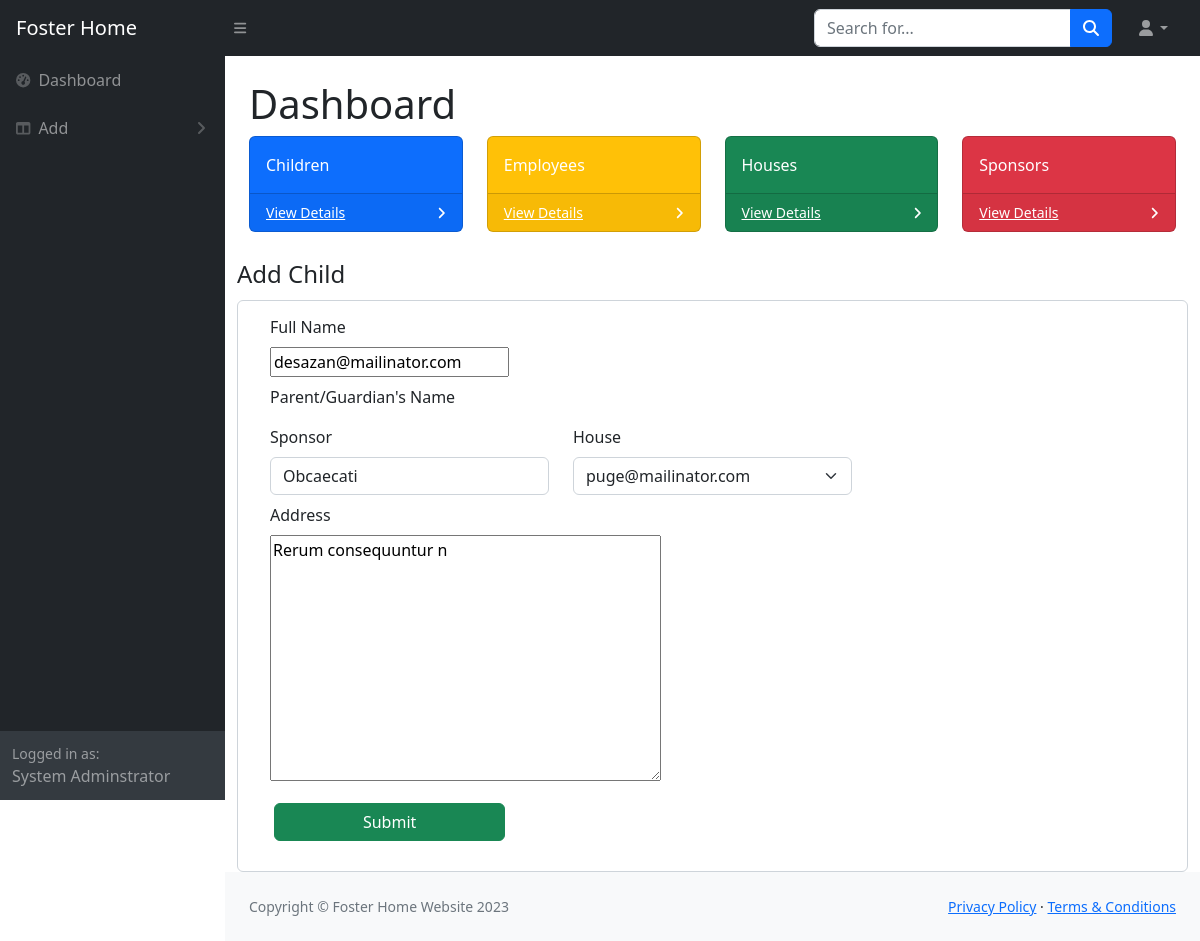
The app's page /update-child/3 (signed in), older data.
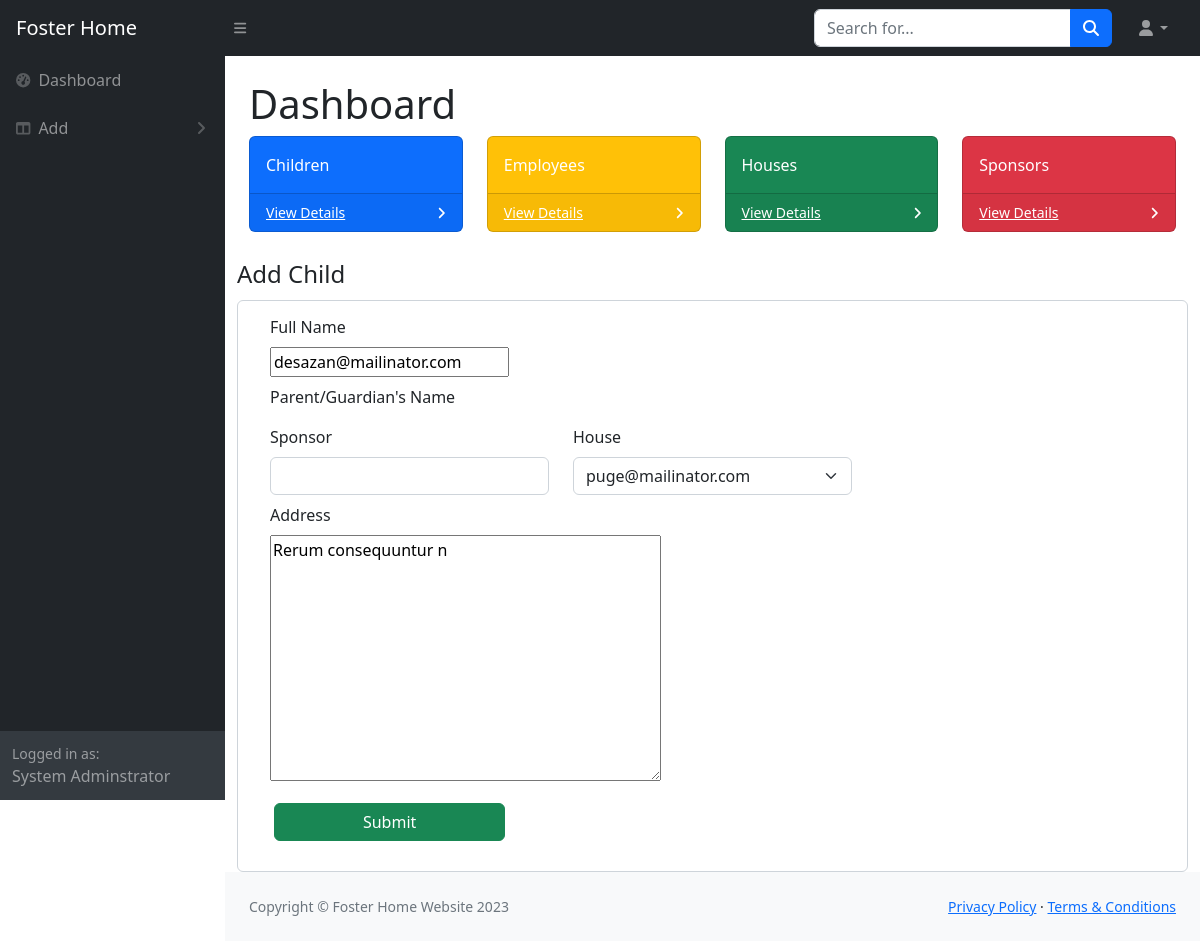
The same page, newer data.
### fosterApp/models.py (models this page shows, shortened)
class Child(models.Model):
    fullName=models.CharField(max_length=100)
    dateOfBirth=models.CharField(max_length=100)
    gender=models.CharField(max_length=50)
    dateOfAdmn=models.CharField(max_length=50)
    guardianId=models.ForeignKey(Guardian,on_delete=models.CASCADE,related_name='rey')
    sponsor=models.ForeignKey(Sponsor, on_delete=models.SET_NULL,null=True)
    houseName=models.ForeignKey(House,on_delete=models.CASCADE)
    address=models.TextField(blank=True)
    created=models.DateTimeField(auto_now_add=True)
    updated=models.DateTimeField(auto_now=True)
    class Meta:
        ordering=['-created','-updated']

class Sponsor(models.Model):
    fullName=models.CharField(max_length=100,blank=False, default=None)
    sponsorEmail=models.EmailField(max_length=50)
    sponsorId=models.CharField(max_length=10)
    contact=models.CharField(max_length=100)
    occupation=models.CharField(max_length=50)
    created=models.DateTimeField(auto_now_add=True)
    updated=models.DateTimeField(auto_now=True)

class House(models.Model):
    name=models.CharField(max_length=50)

### fosterApp/views.py (the view, shortened to what this page needs)
# urls.py: path('update-child/<str:pk>', updateChild,name='update-child'),
@login_required(login_url='login')
def updateChild(request, pk):
    child = Child.objects.get(id=pk)
    form = ChildForm(instance=child)
    sponsors = Sponsor.objects.all()
    houses = House.objects.all()
    context = {"form": form, "houses": houses, "child": child, "sponsors": sponsors}
    return render(request, "fosterApp/update-child.html", context)

### fosterApp/forms.py
class ChildForm(ModelForm):
    class Meta:
        model=Child
        fields='__all__'
        exclude=['dateOfBirth']

### fosterApp/templates/fosterApp/update-child.html (shortened to what this page needs)
{% extends 'admin-dashboard.html' %}
{% block content %}
<div class="container">
    <fieldset>
        <legend>Add Child</legend>
        <form action="" method="post" class="form-control">
            <div class="row m-sm-2">
                <div class="col col-md-4">
                    <label class="form-label" for="">Full Name</label>
                    {{ form.fullName }}
                </div>
            </div>
            <div class="row m-sm-2">
                <div class="col col-md-4">
                    <label class="form-label" for="">Parent/Guardian's Name</label>
                </div>
            </div>
            <div class="row m-sm-2">
                <div class="col col-md-4">
                    <label class="form-label" for="">Sponsor</label>
                    <input class="form-control" type="text" value="{{ child.sponsor.fullName }}" name="sponsor" id="exampleDatalist" list="sponsor_list">
                </div>
                <div class="col col-md-4 ">
                    <label class="form-label" for="">House </label>
                    <input class="form-control form-select" type="text" value="{{child.houseName.name}} " name="house" list="house_list" required>
                </div>
            </div>
            <div class="row m-sm-2">
                <div class="col-md-6 ">
                    <label for="" class="form-label">Address</label>
                    {{ form.address }}
                </div>
            </div>
            <button class="btn btn-success col-md-3 mb-4 mt-2 ms-lg-4" type="submit">Submit</button>
        </form>
    </fieldset>
</div>
{% endblock %}

Row changes from the older to the newer data that the page shows:
changed Child "desazan@mailinator.com": sponsor "Obcaecati" → (not shown)
